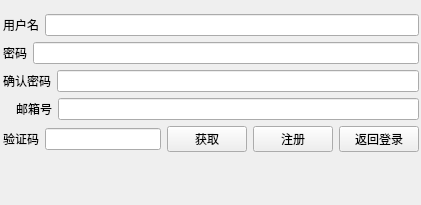
<?xml version="1.0" encoding="UTF-8"?>
<ui version="4.0">
 <class>RegisWidget</class>
 <widget class="QWidget" name="RegisWidget">
  <property name="geometry">
   <rect>
    <x>0</x>
    <y>0</y>
    <width>421</width>
    <height>205</height>
   </rect>
  </property>
  <property name="windowTitle">
   <string>Widget</string>
  </property>
  <widget class="QWidget" name="verticalLayoutWidget">
   <property name="geometry">
    <rect>
     <x>-10</x>
     <y>0</y>
     <width>429</width>
     <height>166</height>
    </rect>
   </property>
   <layout class="QVBoxLayout" name="verticalLayout">
    <item>
     <layout class="QGridLayout" name="gridLayout">
      <item row="1" column="0">
       <layout class="QHBoxLayout" name="horizontalLayout_7">
        <item>
         <widget class="QLabel" name="label_8">
          <property name="text">
           <string/>
          </property>
         </widget>
        </item>
        <item>
         <widget class="QLabel" name="passwordLabel">
          <property name="text">
           <string>密码</string>
          </property>
         </widget>
        </item>
        <item>
         <widget class="QLineEdit" name="password">
          <property name="text">
           <string/>
          </property>
         </widget>
        </item>
       </layout>
      </item>
      <item row="2" column="0">
       <layout class="QHBoxLayout" name="horizontalLayout_4">
        <item>
         <widget class="QLabel" name="label_5">
          <property name="text">
           <string/>
          </property>
         </widget>
        </item>
        <item>
         <widget class="QLabel" name="passwordsureLabel">
          <property name="text">
           <string>确认密码</string>
          </property>
         </widget>
        </item>
        <item>
         <widget class="QLineEdit" name="passwordsure">
          <property name="text">
           <string/>
          </property>
         </widget>
        </item>
       </layout>
      </item>
      <item row="3" column="0">
       <layout class="QHBoxLayout" name="horizontalLayout_5">
        <item>
         <widget class="QLabel" name="label_6">
          <property name="text">
           <string/>
          </property>
         </widget>
        </item>
        <item>
         <widget class="QLabel" name="label_10">
          <property name="text">
           <string/>
          </property>
         </widget>
        </item>
        <item>
         <widget class="QLabel" name="emailLabel">
          <property name="text">
           <string>邮箱号</string>
          </property>
         </widget>
        </item>
        <item>
         <widget class="QLineEdit" name="emailEdit">
          <property name="text">
           <string/>
          </property>
         </widget>
        </item>
       </layout>
      </item>
      <item row="4" column="0">
       <layout class="QHBoxLayout" name="horizontalLayout_6">
        <item>
         <widget class="QLabel" name="label_7">
          <property name="text">
           <string/>
          </property>
         </widget>
        </item>
        <item>
         <widget class="QLabel" name="verifyLabel">
          <property name="text">
           <string>验证码</string>
          </property>
         </widget>
        </item>
        <item>
         <widget class="QLineEdit" name="verifyCode">
          <property name="text">
           <string/>
          </property>
         </widget>
        </item>
        <item>
         <widget class="QPushButton" name="getVerify">
          <property name="text">
           <string>获取</string>
          </property>
         </widget>
        </item>
        <item>
         <layout class="QHBoxLayout" name="horizontalLayout">
          <item>
           <widget class="QPushButton" name="regisButton">
            <property name="text">
             <string>注册</string>
            </property>
           </widget>
          </item>
          <item>
           <widget class="QPushButton" name="pushButton">
            <property name="text">
             <string>返回登录</string>
            </property>
           </widget>
          </item>
         </layout>
        </item>
       </layout>
      </item>
      <item row="0" column="0">
       <layout class="QHBoxLayout" name="horizontalLayout_8">
        <item>
         <widget class="QLabel" name="label_13">
          <property name="text">
           <string/>
          </property>
         </widget>
        </item>
        <item>
         <widget class="QLabel" name="userLabel">
          <property name="text">
           <string>用户名</string>
          </property>
         </widget>
        </item>
        <item>
         <widget class="QLineEdit" name="lineEdit_9">
          <property name="text">
           <string/>
          </property>
         </widget>
        </item>
       </layout>
      </item>
     </layout>
    </item>
   </layout>
  </widget>
  <widget class="QLabel" name="message">
   <property name="geometry">
    <rect>
     <x>0</x>
     <y>180</y>
     <width>421</width>
     <height>17</height>
    </rect>
   </property>
   <property name="text">
    <string/>
   </property>
  </widget>
 </widget>
 <resources/>
 <connections/>
</ui>
